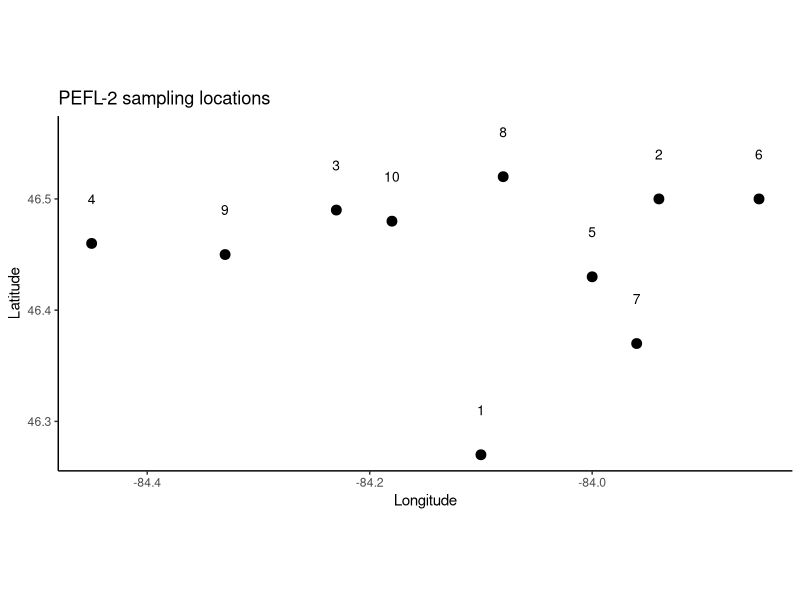
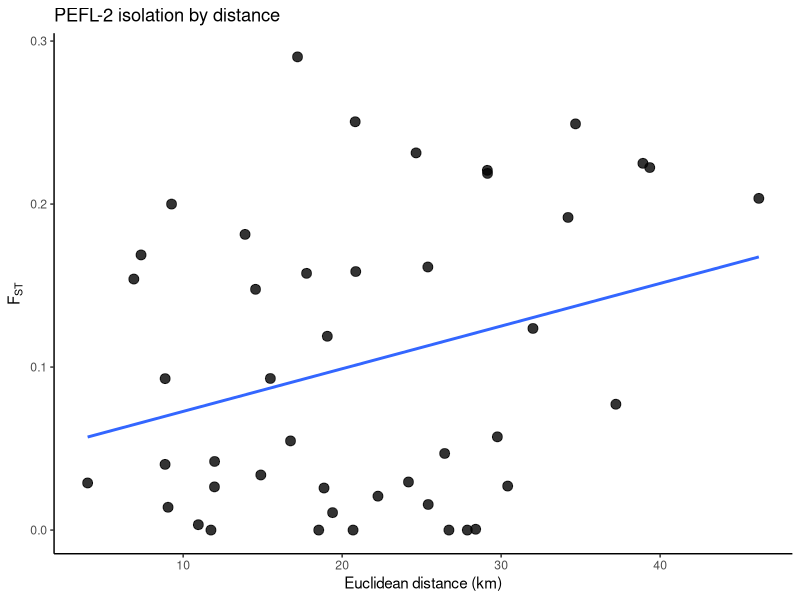

These charts were generated, in order, by the following R code: (Note: this script raises an error after producing the figures.)
# -----------------------------
# PEFL-2 Yellow perch
# Perca flavescens
# sites + pairwise FST + IBD plot
# -----------------------------

library(ggplot2)
library(geosphere)

# ------------------------------
# paths
# ------------------------------
base_dir <- "/Users/johnmccall/Library/CloudStorage/OneDrive-TheOhioStateUniversity/Spring_2026/Landgen_DGS/DGS-Patterns-of-Fish-Diversity/DGS-Patterns-of-Fish-Diversity/Objective 2/Data/PEFL-2"

# -----------------------------
# 0) site coordinates
# approximate from Fig. 1 + named localities
# order follows Table 5 exactly:
# EMM, PP, AB, SL, BDW, CHP, WP, CI, CP, MC
# -----------------------------
PEFL_2_coords <- data.frame(
  site = as.character(1:10),
  code = c("EMM", "PP", "AB", "SL", "BDW", "CHP", "WP", "CI", "CP", "MC"),
  location = c(
    "11 Mile Marsh, MI",
    "Palmer's Point, ON",
    "Ashmun Bay, MI",
    "Soldier Lake, MI",
    "Bai de Wasai, ON",
    "Churchville Point, ON",
    "Whipple Point, ON",
    "Cook Island, MI/ON",
    "Cedar Point, MI",
    "Mission Creek, MI"
  ),
  lat = c(
    46.27,  # 11 Mile Marsh
    46.50,  # Palmer's Point
    46.49,  # Ashmun Bay
    46.46,  # Soldier Lake
    46.43,  # Bai de Wasai
    46.50,  # Churchville Point
    46.37,  # Whipple Point
    46.52,  # Cook Island
    46.45,  # Cedar Point
    46.48   # Mission Creek
  ),
  lon = c(
    -84.10, # 11 Mile Marsh
    -83.94, # Palmer's Point
    -84.23, # Ashmun Bay
    -84.45, # Soldier Lake
    -84.00, # Bai de Wasai
    -83.85, # Churchville Point
    -83.96, # Whipple Point
    -84.08, # Cook Island
    -84.33, # Cedar Point
    -84.18  # Mission Creek / lower shipping channel
  ),
  stringsAsFactors = FALSE
)

# -----------------------------
# 1) map of sampling locations
# -----------------------------
ggplot(PEFL_2_coords, aes(x = lon, y = lat)) +
  geom_point(size = 3) +
  geom_text(aes(label = site), nudge_y = 0.04, size = 3.5) +
  coord_fixed() +
  theme_classic() +
  labs(
    x = "Longitude",
    y = "Latitude",
    title = "PEFL-2 sampling locations"
  )

# -----------------------------
# 2) geographic distance matrix
# straight-line distance in km
# -----------------------------
geo_dist_km <- geosphere::distm(
  as.matrix(PEFL_2_coords[, c("lon", "lat")]),
  fun = geosphere::distHaversine
) / 1000

rownames(geo_dist_km) <- PEFL_2_coords$site
colnames(geo_dist_km) <- PEFL_2_coords$site
diag(geo_dist_km) <- 0

# -----------------------------
# 3) helper function
# lower-triangle values entered row-wise
# -----------------------------
fill_sym_from_lower <- function(pops, vals, diag_val = 0) {
  
  n <- length(pops)
  stopifnot(length(vals) == n * (n - 1) / 2)
  
  mat <- matrix(
    0,
    nrow = n,
    ncol = n,
    dimnames = list(pops, pops)
  )
  
  k <- 1
  for (i in 2:n) {
    for (j in 1:(i - 1)) {
      mat[i, j] <- vals[k]
      mat[j, i] <- vals[k]
      k <- k + 1
    }
  }
  
  diag(mat) <- diag_val
  mat
}

# -----------------------------
# 4) pairwise FST matrix
# Table 5 lower triangle, transcribed row-wise
# order: EMM, PP, AB, SL, BDW, CHP, WP, CI, CP, MC
# negative FST values truncated to 0 afterward
# -----------------------------
fst_vals <- c(
  
  # PP
  0.0005,
  
  # AB
  0.0470, 0.0208,
  
  # SL
  0.1918, 0.2224, 0.2903,
  
  # BDW
  0.0107, 0.0140, 0.0258, 0.2492,
  
  # CHP
  0.1237, 0.1540, 0.2188, 0.2035, 0.1814,
  
  # WP
  0.0930, 0.1477, 0.2314, 0.2250, 0.1688, 0.0547,
  
  # CI
  -0.0248, 0.0033, 0.0265, 0.2207, -0.0272, 0.1575, 0.1189,
  
  # CP
  -0.0148, 0.0270, 0.0929, 0.2000, 0.0157, 0.0772, 0.0572, -0.0215,
  
  # MC
  0.0295, -0.0107, 0.0289, 0.2505, 0.0338, 0.1614, 0.1586, 0.0403, 0.0421
)

PEFL_2_fst <- fill_sym_from_lower(
  pops = PEFL_2_coords$site,
  vals = fst_vals,
  diag_val = 0
)

PEFL_2_fst <- pmax(PEFL_2_fst, 0)
diag(PEFL_2_fst) <- 0

# -----------------------------
# 5) pairwise dataframe for IBD plot
# -----------------------------
ibd_df <- data.frame(
  site1   = rownames(PEFL_2_fst)[row(PEFL_2_fst)[upper.tri(PEFL_2_fst)]],
  site2   = colnames(PEFL_2_fst)[col(PEFL_2_fst)[upper.tri(PEFL_2_fst)]],
  fst     = PEFL_2_fst[upper.tri(PEFL_2_fst)],
  dist_km = geo_dist_km[upper.tri(geo_dist_km)]
)

# -----------------------------
# 6) IBD plot
# -----------------------------
ggplot(ibd_df, aes(x = dist_km, y = fst)) +
  geom_point(size = 3, alpha = 0.8) +
  geom_smooth(method = "lm", se = FALSE) +
  theme_classic() +
  labs(
    x = "Euclidean distance (km)",
    y = expression(F[ST]),
    title = "PEFL-2 isolation by distance"
  )

# -----------------------------
# 7) quick checks
# -----------------------------
stopifnot(identical(rownames(PEFL_2_fst), PEFL_2_coords$site))
stopifnot(identical(colnames(PEFL_2_fst), PEFL_2_coords$site))
stopifnot(isTRUE(all.equal(PEFL_2_fst, t(PEFL_2_fst))))
stopifnot(all(diag(PEFL_2_fst) == 0))
stopifnot(all(diag(geo_dist_km) == 0))

# -----------------------------
# 8) save RData
# -----------------------------
out_dir <- file.path(base_dir, "data")

if (!dir.exists(out_dir)) {
  dir.create(out_dir, recursive = TRUE)
}

save(
  PEFL_2_fst,
  PEFL_2_coords,
  file = file.path(out_dir, "PEFL-2.RData")
)
